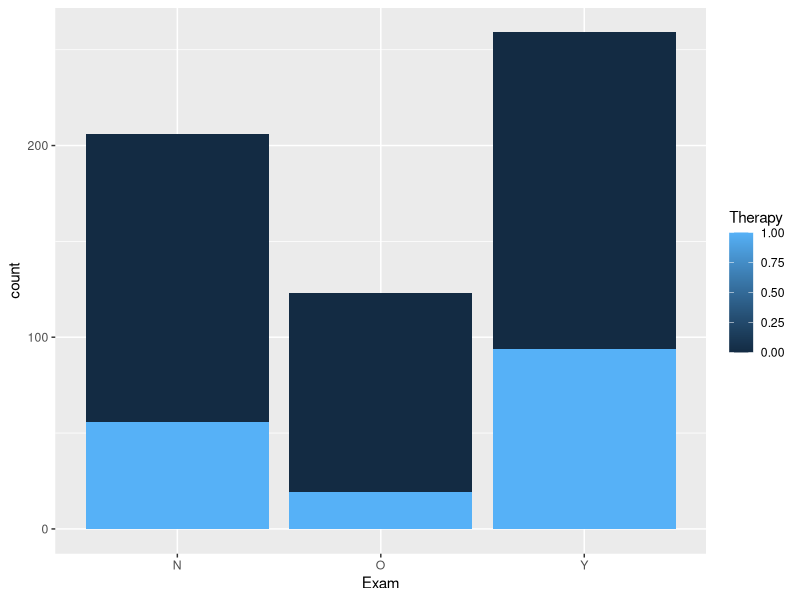
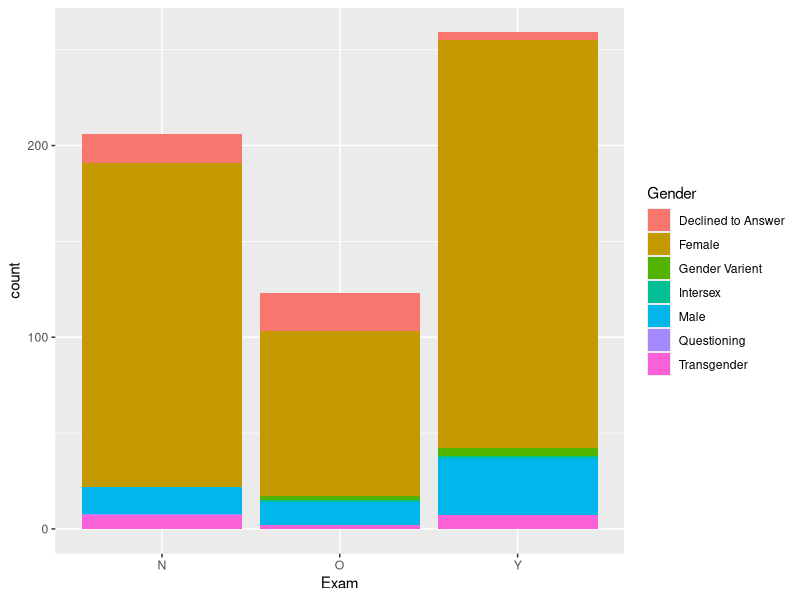
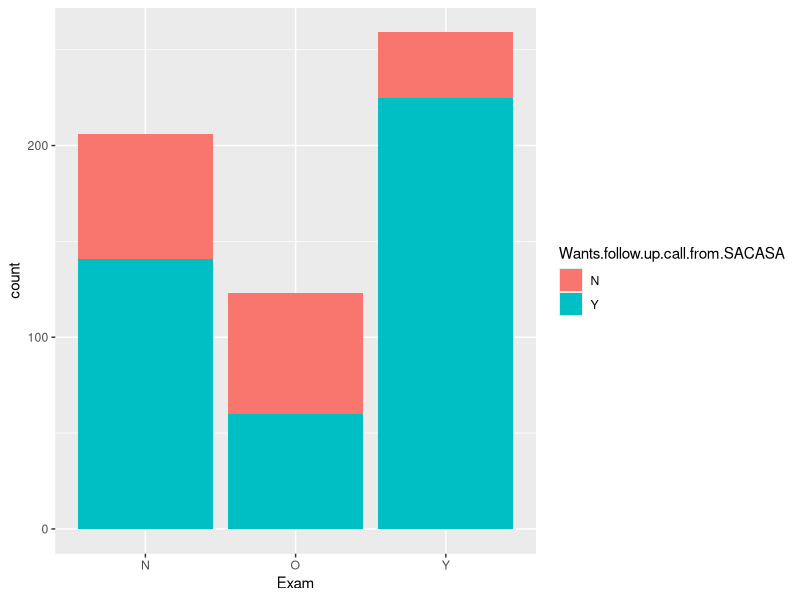
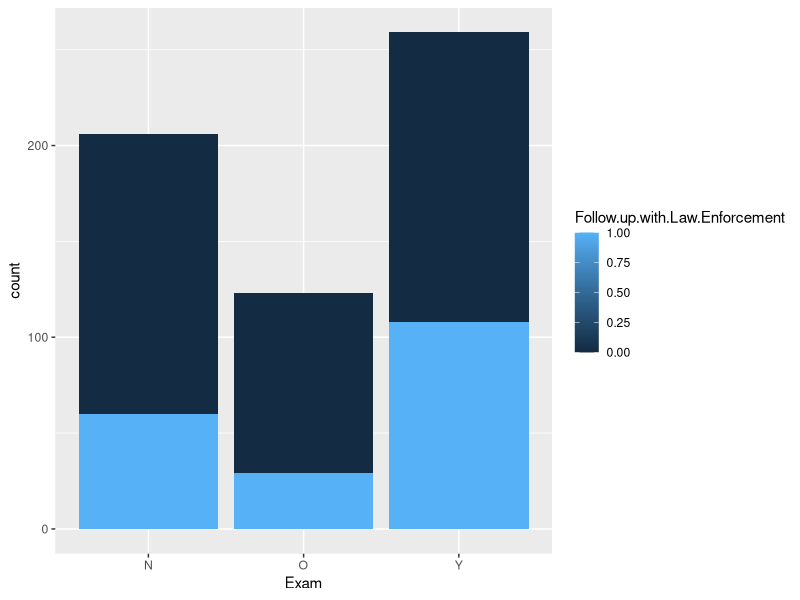
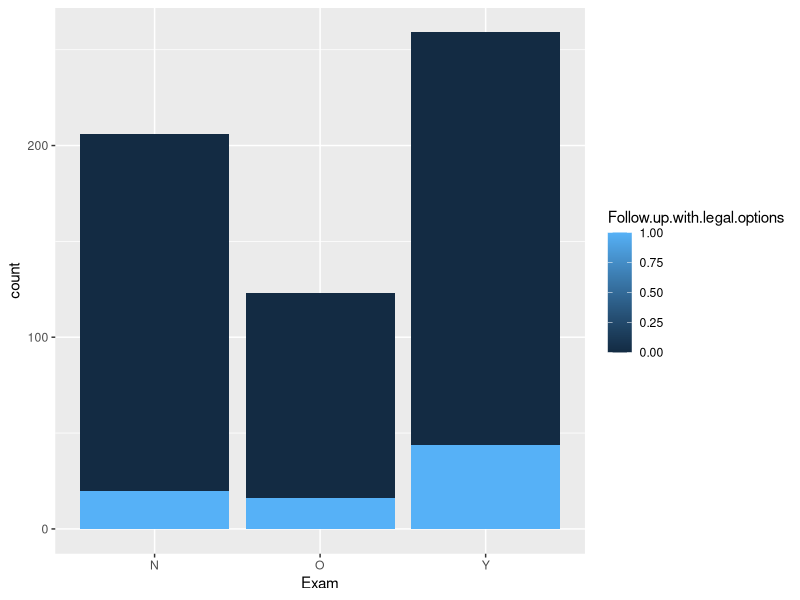
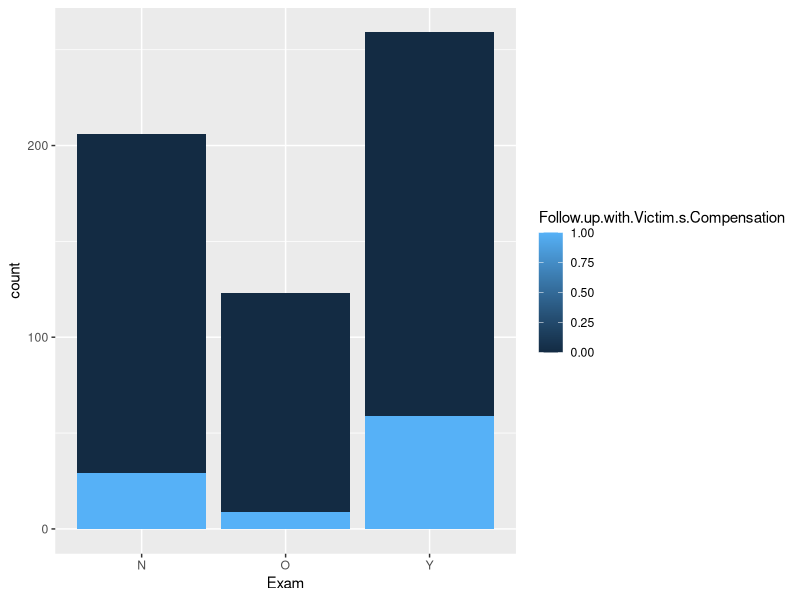
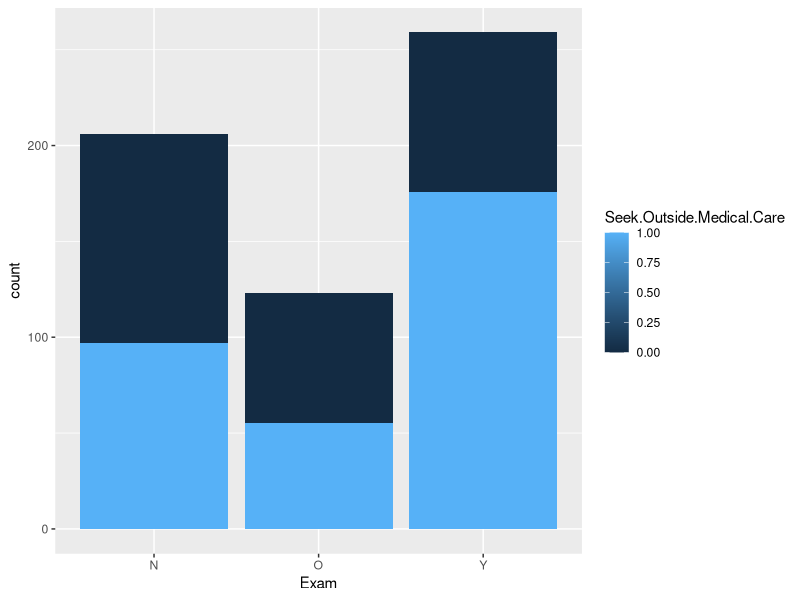
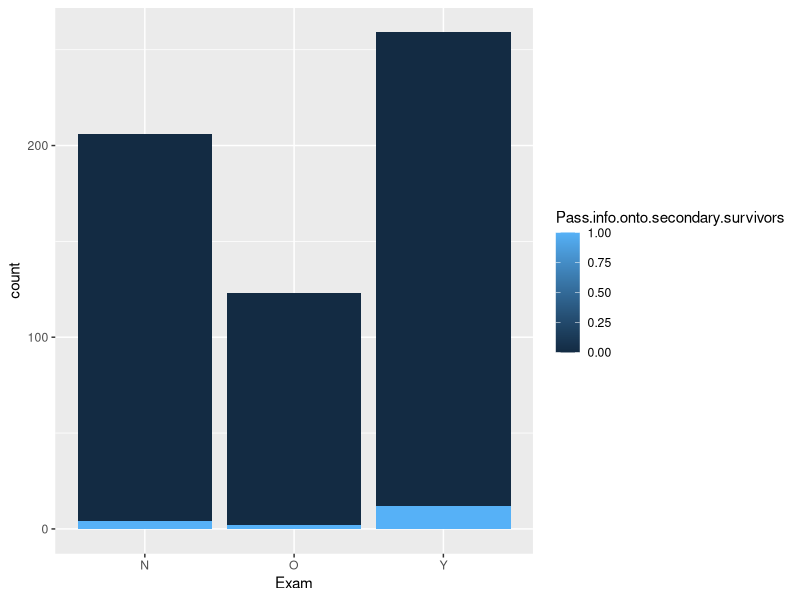

Generate these figures, in order, with R:
## ---- chunk 1
library(tidyverse)
df <- read.csv("cleanedData.csv")
## ---- chunk 2
df <- df %>%
  #create catch-all therapy column
  mutate(Therapy = if_else(Therapy.with.SACASA == 1 | Therapy.elsewhere == 1, 1, 0)) %>%
  
  #remove old therapy columns
  select(-c(Therapy.with.SACASA,Therapy.elsewhere)) %>%
  
  #create column that breaks MFE into three categories
  mutate(Exam = case_when(
    #first category is any level of MFE completed
    substr(MFE, 1, 1) == "Y" ~ "Y",
    #second category contains instances where MFE was not completed for any reason other than
      #survivor denial (involves cases where too much time had passed, survivor was unable to give consent, etc.)
    MFE %in% c("NOT", "NUC", "NNA", "NTCAC") ~ "O",
    #third category contains instances where survivor denied having an MFE
    TRUE ~ "N"))
## ---- chunk 3
ggplot(df) +
  geom_bar(mapping = aes(x = Exam,group=Therapy,fill=Therapy))
## ---- chunk 4
y <- "Gender"
ggplot(df, aes(x=Exam))+
  geom_bar(aes(group=!!sym(y),fill=!!sym(y)))
## ---- chunk 5
y <- "Wants.follow.up.call.from.SACASA"
ggplot(df, aes(x=Exam))+
  geom_bar(aes(group=!!sym(y),fill=!!sym(y)))
## ---- chunk 6
y <- "Follow.up.with.Law.Enforcement"
ggplot(df, aes(x=Exam))+
  geom_bar(aes(group=!!sym(y),fill=!!sym(y)))
## ---- chunk 7
y <- "Follow.up.with.legal.options"
ggplot(df, aes(x=Exam))+
  geom_bar(aes(group=!!sym(y),fill=!!sym(y)))
## ---- chunk 8
y <- "Follow.up.with.Victim.s.Compensation"
ggplot(df, aes(x=Exam))+
  geom_bar(aes(group=!!sym(y),fill=!!sym(y)))
## ---- chunk 9
y <- "Seek.Outside.Medical.Care"
ggplot(df, aes(x=Exam))+
  geom_bar(aes(group=!!sym(y),fill=!!sym(y)))
## ---- chunk 10
y <- "Pass.info.onto.secondary.survivors"
ggplot(df, aes(x=Exam))+
  geom_bar(aes(group=!!sym(y),fill=!!sym(y)))
## ---- chunk 11
y <- "Report.to.law.enforcement"
ggplot(df, aes(x=Exam))+
  geom_bar(aes(group=!!sym(y),fill=!!sym(y)))
## ---- chunk 12
y <- "Therapy"
ggplot(df,aes(x=Homeless))+
  geom_bar(aes(group=!!sym(y),fill=!!sym(y)))
## ---- chunk 13
y <- "Self.care"
ggplot(df,aes(x=Homeless))+
  geom_bar(aes(group=!!sym(y),fill=!!sym(y)))
## ---- chunk 14
y <- "Report.to.law.enforcement"
ggplot(df,aes(x=Homeless))+
  geom_bar(aes(group=!!sym(y),fill=!!sym(y)))
## ---- chunk 15
y <- "Follow.up.with.Victim.s.Compensation"
ggplot(df,aes(x=Homeless))+
  geom_bar(aes(group=!!sym(y),fill=!!sym(y)))
## ---- chunk 16
y <- "Follow.up.with.legal.options"
ggplot(df,aes(x=Homeless))+
  geom_bar(aes(group=!!sym(y),fill=!!sym(y)))
## ---- chunk 17
y <- "Follow.up.with.Law.Enforcement"
ggplot(df,aes(x=Homeless))+
  geom_bar(aes(group=!!sym(y),fill=!!sym(y)))
## ---- chunk 18
y <- "Gender"
ggplot(df,aes(x=Homeless))+
  geom_bar(aes(group=!!sym(y),fill=!!sym(y)))
## ---- chunk 19
#might end up combining these into one column bc they're all similar
df %>%
  count(Follow.up.with.Law.Enforcement,Follow.up.with.legal.options,Report.to.law.enforcement)
